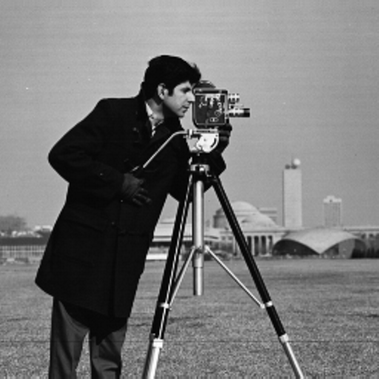
#> input picture labs/example_data/cameraman.tif, 379 x 379 px, shrunk from 512 x 512 before the run; the run also reads 1 picture not shown here
$ jupyter execute 03_SpatialDomainFiltering.ipynb   (shell and % lines are left out)   (older library calls are emulated)
#> lines starting #> are read from the running program, lines starting #| are printed output that depends on the picture; after the words box and inside, x2 and y2 are one past the last pixel; in counts of white or black regions, pixels touching at a corner belong together
# Image and System Analysis | Division of Medical Radiation Physics | Stockholm University
```mehdi.astaraki@fysik.su.se```

# Spatial Domain Image Enhancement and Digital Filtering
[](https://colab.research.google.com/github/Astarakee/isa-su/blob/main/labs/03_SpatialDomainFiltering.ipynb)

**Course**: Image and System Analysis

**Level**: Undergraduate / Graduate Computational Lab

**Target Audience**: Medical Physicists, Computational Researchers, Biomedical Engineers, Image and Signal Processing Students

**Author**: `Mehdi Astaraki`

---

## Overview & Learning Objectives
This interactive Jupyter Notebook presents the theoretical foundations, signal processing mechanics, and practical implementations of **Spatial Domain Image Enhancement and Digital Filtering**.

By completing this notebook, you will learn to:
1. Apply **point processing intensity transformations**: Logarithmic dynamic range compression and Power-Law (Gamma) contrast correction.
2. Implement **piecewise-linear transformations** and **intensity-level slicing** (binary vs. background-preserving).
3. Perform **bit-plane decomposition**, evaluate structural contributions of MSB vs. LSB, and analyze reconstruction error via **residual maps**.
4. Compute and interpret discrete intensity **histograms**, Probability Density Functions (PDF), Cumulative Distribution Functions (CDF), and statistical moments.
5. Perform **Global Histogram Equalization** and **Histogram Matching (Specification)**.
6. Contrast **Global vs. Local (Block-based) Histogram Equalization** for revealing fine local details in medical modalities.
7. Understand 2D **spatial convolution mechanics** step-by-step through interactive matrix visualizations.
8. Apply **spatial low-pass smoothing** (Box and Gaussian filters), and evaluate non-linear **Median Filtering** for impulse (salt-and-pepper) noise reduction.
9. Implement **high-pass spatial filters**, gradient operators (**Sobel**), isotropic second-order derivatives (**Laplacian**), and **Unsharp Masking / High-Boost Filtering**.
10. Explore **advanced spatial enhancement techniques**: Brightness-Preserving Bi-Histogram Equalization (BBHE), Contrast Limited Adaptive Histogram Equalization (CLAHE), Frangi Multiscale Hessian Vesselness Filtering, Fuzzy Logic Contrast Enhancement, Total Variation (TV) Denoising, and Perona–Malik Anisotropic Diffusion.

---

---
## SECTION 0: Google Colab Environment Setup & Asset Verification

### Theoretical & Engineering Setup
To guarantee seamless execution both locally and inside Google Colab, this module creates the `./lab_materials/` workspace directory, verifies local dataset image assets (`cameraman.tif`, `ct_thorax.png`, `mri_t1n_brain.png`), automatically fetches any missing test targets, and sets high-resolution Matplotlib inline plotting parameters.

[cell 1]
# Section 0: Google Colab Environment Setup & Asset Verification
import os
import sys
import urllib.request
import numpy as np
import matplotlib.pyplot as plt
import cv2
from scipy import ndimage, signal
from PIL import Image

# Automated package installation for Colab
try:
    import skimage
    import skimage.filters
    import skimage.restoration
    import skimage.exposure
except ImportError:
    print("Installing scikit-image...")
    os.system(f"{sys.executable} -m pip install -q scikit-image")
    import skimage
    import skimage.filters
    import skimage.restoration
    import skimage.exposure

# 1. Ensure target directory structure exists
lab_dir = "./example_data"
os.makedirs(lab_dir, exist_ok=True)

# 2. Automated download of required image assets if missing
GITHUB_RAW_BASE = "https://raw.githubusercontent.com/Astarakee/isa-su/main/labs/example_data"
ASSETS = {
    "cameraman.tif": f"{GITHUB_RAW_BASE}/cameraman.tif",
    "ct_thorax.png": f"{GITHUB_RAW_BASE}/ct_thorax.png",
    "mri_t1n_brain.png": f"{GITHUB_RAW_BASE}/mri_t1n_brain.png"
}

for fname, url in ASSETS.items():
    fpath = os.path.join(lab_dir, fname)
    if not os.path.exists(fpath):
        print(f"Downloading missing asset '{fname}' into {lab_dir}...")
        try:
            req = urllib.request.Request(url, headers={'User-Agent': 'Mozilla/5.0'})
            with urllib.request.urlopen(req) as resp, open(fpath, 'wb') as f:
                f.write(resp.read())
            print(f"Successfully downloaded '{fname}'")
        except Exception as e:
            print(f"Warning: Failed to download '{fname}': {e}")

# Verify clean image format for cameraman if downloaded as TIFF
cameraman_path = os.path.join(lab_dir, "cameraman.tif")
if os.path.exists(cameraman_path):
    try:
        pil_cam = Image.open(cameraman_path).convert('L')
#> pil_cam is the input picture: PIL image 379x379 L; min 0, max 255, mean 118.3
        pil_cam.save(cameraman_path)
    except Exception as e:
        print(f"TIFF cleanup notice: {e}")

# 3. Configure high-quality inline plotting defaults
plt.rcParams['figure.dpi'] = 120
plt.rcParams['font.size'] = 10
plt.rcParams['axes.grid'] = False
plt.rcParams['figure.autolayout'] = True

print("Environment setup complete. All required libraries and assets are ready.")

---
## SECTION 1: Intensity Transformations (Logarithmic and Power-Law / Gamma)

### Theoretical Background
Spatial domain point processing operates directly on individual pixel intensities independent of spatial coordinates:
$$s = T(r)$$
where $r \in [0, L-1]$ is the input intensity and $s \in [0, L-1]$ is the processed output intensity.

#### 1. Logarithmic Transformation
$$s = c \cdot \ln(1 + r)$$
where $c = \frac{L-1}{\ln(1 + r_{\max})}$ is a normalization scaling constant. Logarithmic transformation expands narrow ranges of low-intensity dark values while compressing high-intensity bright values. It is widely applied when displaying dynamic ranges spanning several orders of magnitude (e.g., Fourier transform magnitude spectra).

#### 2. Power-Law (Gamma $\gamma$) Transformation
$$s = c \cdot r^\gamma$$
where $c$ is a normalization constant (assuming $r \in [0, 1]$).
- **Fractional Gamma ($\gamma < 1$)**: Expands dark region contrast, brightening shadow details.
- **Steep Gamma ($\gamma > 1$)**: Expands bright region contrast, compressing dark background intensities.

[cell 2]
# Section 1: Code Implementation

# Load Cameraman Image
cam_path = os.path.join(lab_dir, "cameraman.tif")
img_cam = cv2.imread(cam_path, cv2.IMREAD_GRAYSCALE)

if img_cam is None:
    print("Warning: cameraman.tif missing. Generating synthetic test target.")
    img_cam = (np.outer(np.linspace(10, 240, 256), np.linspace(10, 240, 256))).astype(np.uint8)

# Normalize intensity to float [0, 1]
r_norm = img_cam.astype(np.float32) / 255.0

# 1. Logarithmic Transformation
c_log = 1.0 / np.log(1.0 + 1.0)
s_log = c_log * np.log(1.0 + r_norm)
img_log = (s_log * 255.0).clip(0, 255).astype(np.uint8)

# 2. Power-Law (Gamma) Corrections
gammas = [0.4, 0.7, 1.5, 2.5]
gamma_images = []

for g in gammas:
    s_gamma = np.power(r_norm, g)
    img_g = (s_gamma * 255.0).clip(0, 255).astype(np.uint8)
    gamma_images.append(img_g)
#> this loop made 4 passes
#> pass 1, `s_gamma = np.power(r_norm, g)`:
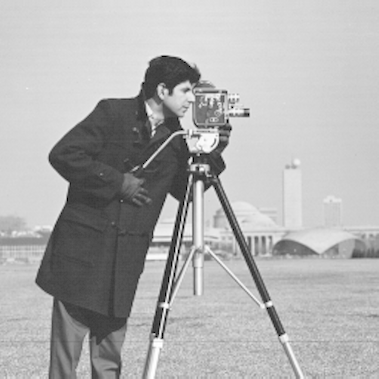
#> s_gamma: shape (379, 379) float32; min 0, max 1, mean 0.691
#> after the loop, gamma_images = 4 items

# Display Results
fig, axes = plt.subplots(2, 3, figsize=(13, 8))

axes[0, 0].imshow(img_cam, cmap='gray', vmin=0, vmax=255)
axes[0, 0].set_title("Original Image r")
axes[0, 0].axis('off')

axes[0, 1].imshow(img_log, cmap='gray', vmin=0, vmax=255)
axes[0, 1].set_title("Log Transformation s = c*ln(1+r)")
axes[0, 1].axis('off')

axes[0, 2].imshow(gamma_images[0], cmap='gray', vmin=0, vmax=255)
axes[0, 2].set_title(f"Gamma Correction (gamma = {gammas[0]})")
axes[0, 2].axis('off')

axes[1, 0].imshow(gamma_images[1], cmap='gray', vmin=0, vmax=255)
axes[1, 0].set_title(f"Gamma Correction (gamma = {gammas[1]})")
axes[1, 0].axis('off')

axes[1, 1].imshow(gamma_images[2], cmap='gray', vmin=0, vmax=255)
axes[1, 1].set_title(f"Gamma Correction (gamma = {gammas[2]})")
axes[1, 1].axis('off')

axes[1, 2].imshow(gamma_images[3], cmap='gray', vmin=0, vmax=255)
axes[1, 2].set_title(f"Gamma Correction (gamma = {gammas[3]})")
axes[1, 2].axis('off')

plt.suptitle("Intensity Point Transformations: Logarithmic vs. Power-Law (Gamma)", fontsize=14)
plt.tight_layout()
plt.show()

---
## SECTION 2: Piecewise-Linear Transformations & Intensity-Level Slicing

### Theoretical Background
Piecewise-linear transformation functions allow arbitrary non-linear mapping curves $s = T(r)$ composed of connected linear segments:

#### 1. Contrast Stretching
Stretches a narrow input intensity dynamic range $[r_{\min}, r_{\max}]$ to cover the full display range $[0, L-1]$:
$$s = \begin{cases}
\frac{s_1}{r_1} r, & 0 \le r < r_1 \\
\frac{s_2 - s_1}{r_2 - r_1}(r - r_1) + s_1, & r_1 \le r < r_2 \\
\frac{(L-1) - s_2}{(L-1) - r_2}(r - r_2) + s_2, & r_2 \le r \le L-1
\end{cases}$$

#### 2. Intensity-Level Slicing
Isolates a specific intensity band $[A, B]$ of interest (e.g., highlighting specific tissue densities in medical imaging):
- **Scheme A (Binary Output / Without Background)**:
  $$s = \begin{cases} L-1, & A \le r \le B \\ 0, & \text{otherwise} \end{cases}$$
- **Scheme B (Preserving Background)**:
  $$s = \begin{cases} L-1, & A \le r \le B \\ r, & \text{otherwise} \end{cases}$$

[cell 3]
# Section 2: Code Implementation

# Load Cameraman Image
r_img = img_cam.copy()
L = 256

# 1. Piecewise Linear Contrast Stretching Function
r1, s1 = 70, 20
r2, s2 = 180, 230

def contrast_stretch(r):
    s = np.zeros_like(r, dtype=np.float32)
    mask1 = (r < r1)
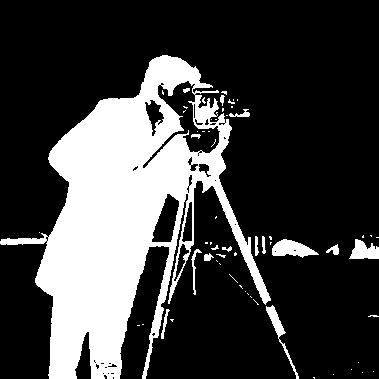
#> mask1: shape (379, 379) bool; 24.9% white; 62 white regions (47 under 20 px), largest, box (x1, y1, x2, y2) and area: (0, 55, 271, 379) 33559, (272, 239, 319, 258) 531, (349, 239, 379, 259) 396
    mask2 = (r >= r1) & (r < r2)
#> mask2: shape (379, 379) bool; 66.1% white; 254 black regions (227 under 20 px), largest, box (x1, y1, x2, y2) and area: (0, 0, 278, 379) 44463, (285, 170, 302, 226) 639, (272, 239, 319, 258) 531
    mask3 = (r >= r2)
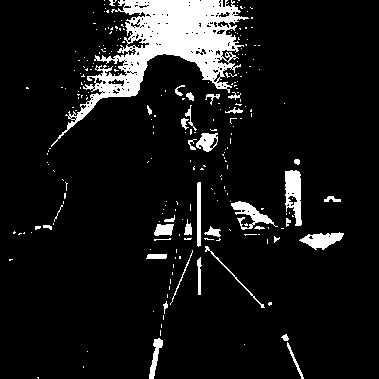
#> mask3: shape (379, 379) bool; 9% white; 249 white regions (213 under 20 px), largest, box (x1, y1, x2, y2) and area: (51, 0, 249, 147) 8293, (285, 170, 302, 226) 639, (231, 201, 278, 230) 473

    s[mask1] = (s1 / r1) * r[mask1]
    s[mask2] = ((s2 - s1) / (r2 - r1)) * (r[mask2] - r1) + s1
    s[mask3] = ((L - 1 - s2) / (L - 1 - r2)) * (r[mask3] - r2) + s2
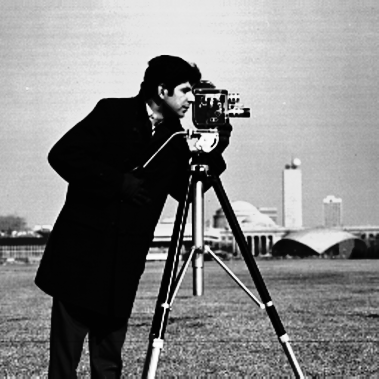
#> s: shape (379, 379) float32; min 0, max 255, mean 131.3
    return np.clip(s, 0, 255).astype(np.uint8)

img_cs = contrast_stretch(r_img)

# 2. Intensity-Level Slicing (Range A=100 to B=180)
A, B = 100, 180

# Scheme A: Binary output (No background)
img_slice_bin = np.where((r_img >= A) & (r_img <= B), 255, 0).astype(np.uint8)
#> img_slice_bin: shape (379, 379); 63.7% white; 524 black regions (492 under 20 px), largest, box (x1, y1, x2, y2) and area: (0, 0, 304, 379) 46372, (261, 236, 344, 260) 948, (342, 234, 379, 260) 692

# Scheme B: Background preserved
img_slice_bg = np.where((r_img >= A) & (r_img <= B), 255, r_img).astype(np.uint8)
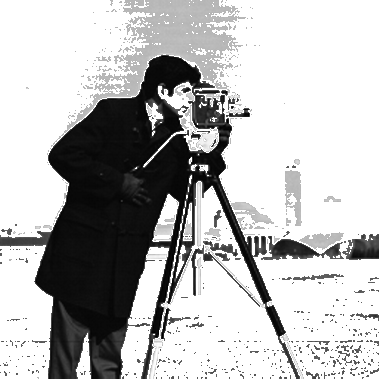
#> img_slice_bg: shape (379, 379); min 0, max 255, mean 185.5

# Plotting Transformation Curves and Processed Images
fig, axes = plt.subplots(2, 3, figsize=(14, 8))

# Curve 1: Contrast Stretching
r_vals = np.arange(256)
axes[0, 0].plot(r_vals, contrast_stretch(r_vals), 'b-', lw=2)
axes[0, 0].plot([r1, r2], [s1, s2], 'ro', markersize=6)
axes[0, 0].set_title("Curve: Contrast Stretching")
axes[0, 0].set_xlabel("Input Intensity r")
axes[0, 0].set_ylabel("Output Intensity s")
axes[0, 0].grid(True, alpha=0.3)

axes[0, 1].imshow(r_img, cmap='gray', vmin=0, vmax=255)
axes[0, 1].set_title("Original Image")
axes[0, 1].axis('off')

axes[0, 2].imshow(img_cs, cmap='gray', vmin=0, vmax=255)
axes[0, 2].set_title("Contrast Stretched Image")
axes[0, 2].axis('off')

# Curve 2: Intensity-Level Slicing
curve_bin = np.where((r_vals >= A) & (r_vals <= B), 255, 0)
curve_bg = np.where((r_vals >= A) & (r_vals <= B), 255, r_vals)

axes[1, 0].plot(r_vals, curve_bin, 'r--', label='Binary Slicing', lw=2)
axes[1, 0].plot(r_vals, curve_bg, 'g-', label='Preserving Background', lw=2)
axes[1, 0].set_title(f"Curves: Intensity Slicing [{A}, {B}]")
axes[1, 0].set_xlabel("Input Intensity r")
axes[1, 0].set_ylabel("Output Intensity s")
axes[1, 0].legend()
axes[1, 0].grid(True, alpha=0.3)

axes[1, 1].imshow(img_slice_bin, cmap='gray', vmin=0, vmax=255)
axes[1, 1].set_title("Slicing (Binary Output)")
axes[1, 1].axis('off')

axes[1, 2].imshow(img_slice_bg, cmap='gray', vmin=0, vmax=255)
axes[1, 2].set_title("Slicing (Background Preserved)")
axes[1, 2].axis('off')

plt.tight_layout()
plt.show()

---
## SECTION 3: Bit-Plane Decomposition, Reconstruction, and Residual Analysis

### Theoretical Background
An 8-bit digital grayscale image $I(x, y) \in [0, 255]$ can be decomposed into eight independent binary bit planes $b_0(x,y), b_1(x,y), \dots, b_7(x,y) \in \{0, 1\}$:

$$I(x, y) = \sum_{k=0}^{7} b_k(x, y) \cdot 2^k$$

#### Cumulative Reconstruction using MSBs
Reconstructing an image using only its top $M$ Most Significant Bits (MSBs) sets lower bits to zero:
$$I_{\text{rec, } M}(x, y) = \sum_{k=8-M}^{7} b_k(x, y) \cdot 2^k$$

#### Residual Reconstruction Error
The information loss between the original image and a reduced bit-depth reconstructed image is captured by the spatial residual map:
$$R_M(x, y) = \big| I(x, y) - I_{\text{rec, } M}(x, y) \big|$$

[cell 4]
# Section 3: Code Implementation

# Load CT Thorax Image
ct_path = os.path.join(lab_dir, "ct_thorax.png")
img_ct = cv2.imread(ct_path, cv2.IMREAD_GRAYSCALE)
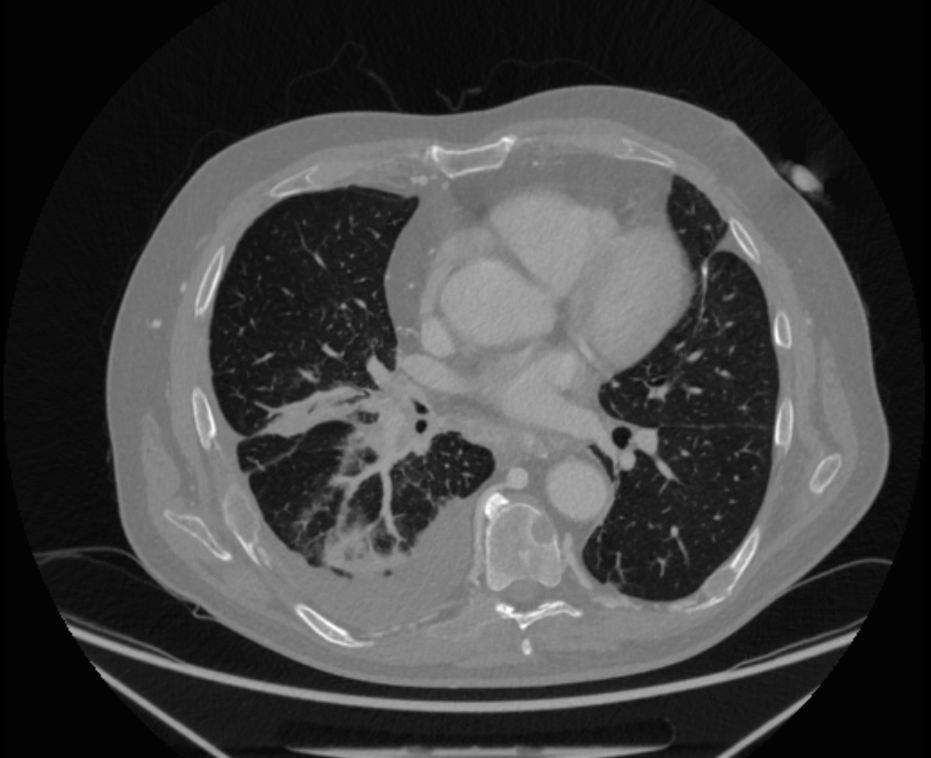
#> input picture labs/example_data/ct_thorax.png, 931 x 758 px, shrunk from 1258 x 1025 before the run
#> img_ct is the input picture: shape (758, 931); min 0, max 255, mean 65.6

if img_ct is None:
    print("Warning: ct_thorax.png missing. Generating synthetic thorax phantom.")
    h, w = 300, 300
    y, x = np.ogrid[:h, :w]
    mask = ((x-150)**2 + (y-150)**2) <= 100**2
    img_ct = (mask * 180 + np.random.randint(0, 20, (h, w))).astype(np.uint8)

# 1. Extract All 8 Bit Planes
fig, axes = plt.subplots(2, 4, figsize=(14, 7))
axes = axes.flatten()

bit_planes_ct = []
for k in range(8):
    b_k = (img_ct >> k) & 1
    bit_planes_ct.append(b_k)
    axes[k].imshow(b_k, cmap='gray')
    axes[k].set_title(f"Bit Plane {k} (2^{k} = {2**k})")
    axes[k].axis('off')
#> this loop made 8 passes
#> pass 1, `b_k = (img_ct >> k) & 1`:
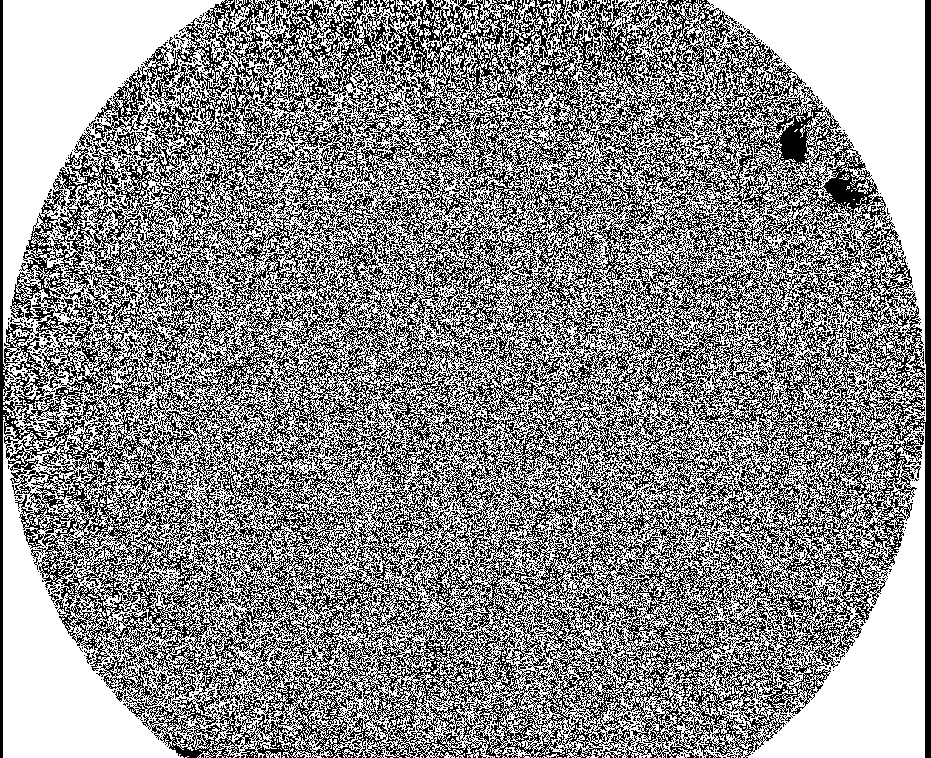
#> b_k: shape (758, 931); values 0 (black) and 1 (white), 55.4% white; black in thin lines or dots
#> pass 3, `b_k = (img_ct >> k) & 1`:
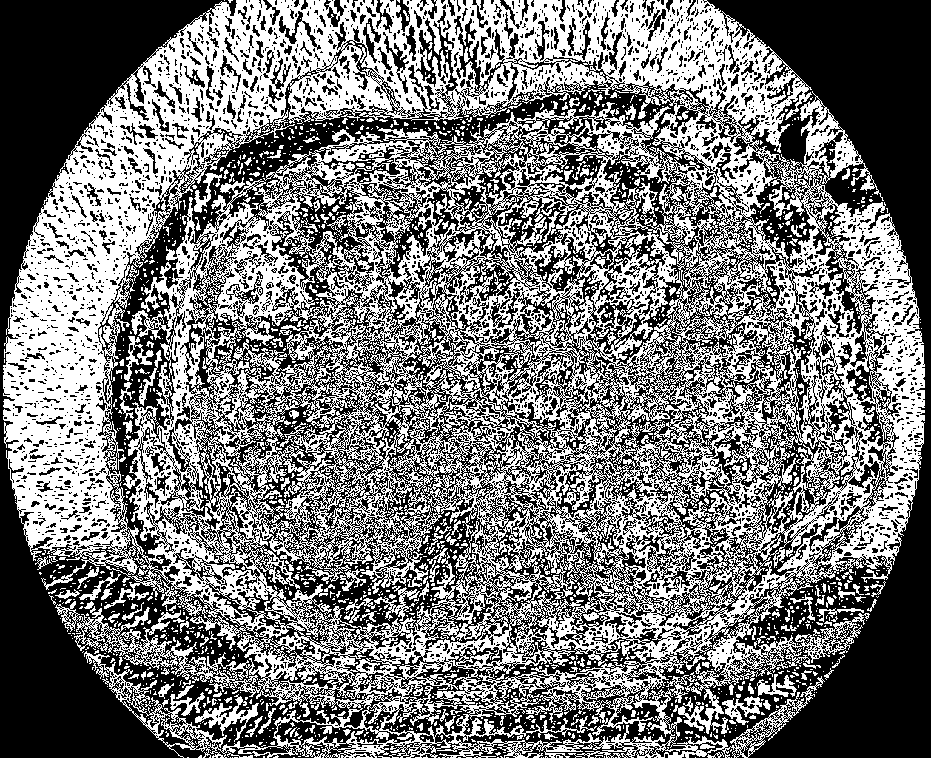
#> b_k: shape (758, 931); values 0 (black) and 1 (white), 46.9% white; 2392 white regions (2173 under 20 px), largest, box (x1, y1, x2, y2) and area: (3, 0, 925, 758) 310305, (195, 694, 259, 742) 815, (722, 696, 762, 725) 476
#> after the loop, bit_planes_ct = 8 items

plt.suptitle("CT Thorax Bit-Plane Decomposition (Bit 0 LSB to Bit 7 MSB)", fontsize=13)
plt.tight_layout()
plt.show()
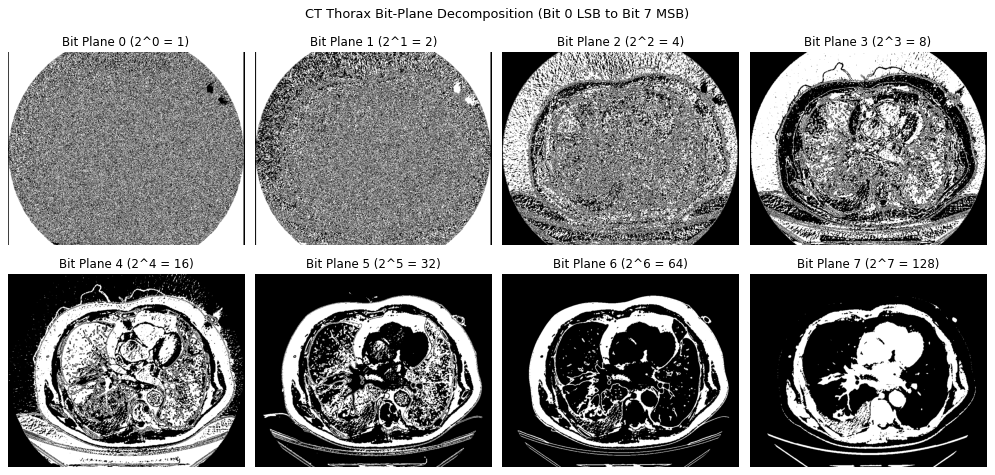
#> figure drawn by matplotlib, 8 panels

# 2. Cumulative MSB Reconstruction
# Rec 1: Bits {6, 7} (Top 2 MSBs)
rec_top2 = (bit_planes_ct[7] * 128) + (bit_planes_ct[6] * 64)
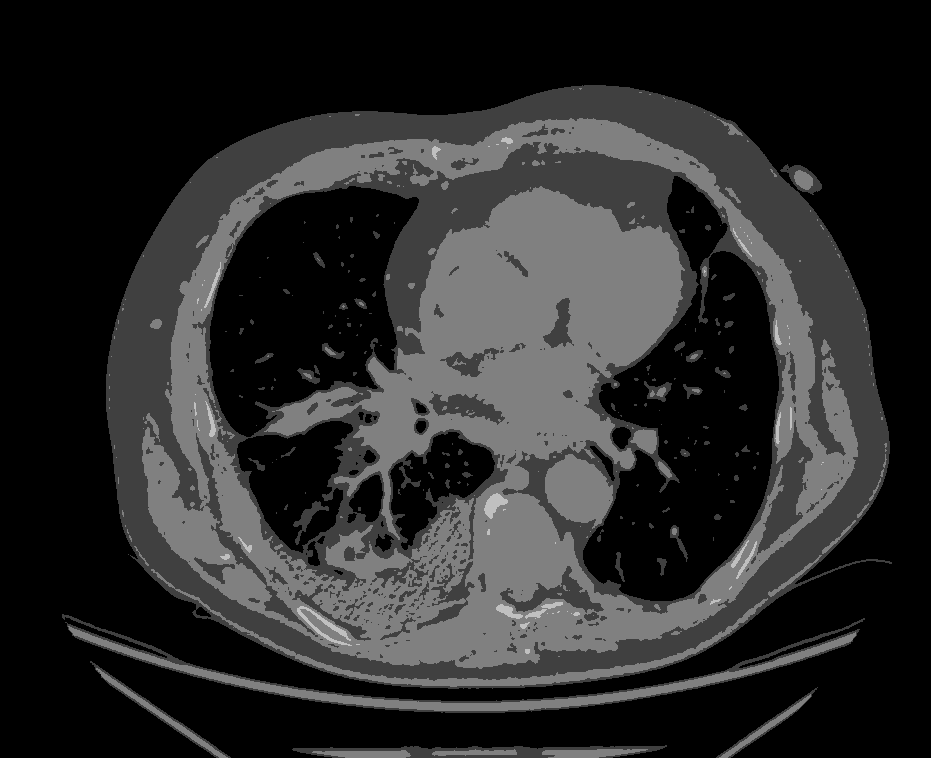
#> rec_top2: shape (758, 931); min 0, max 192, mean 42.4

# Rec 2: Bits {5, 6, 7} (Top 3 MSBs)
rec_top3 = rec_top2 + (bit_planes_ct[5] * 32)

# Rec 3: Bits {4, 5, 6, 7} (Top 4 MSBs)
rec_top4 = rec_top3 + (bit_planes_ct[4] * 16)
#> (the rest of the program and of its run is left out)
